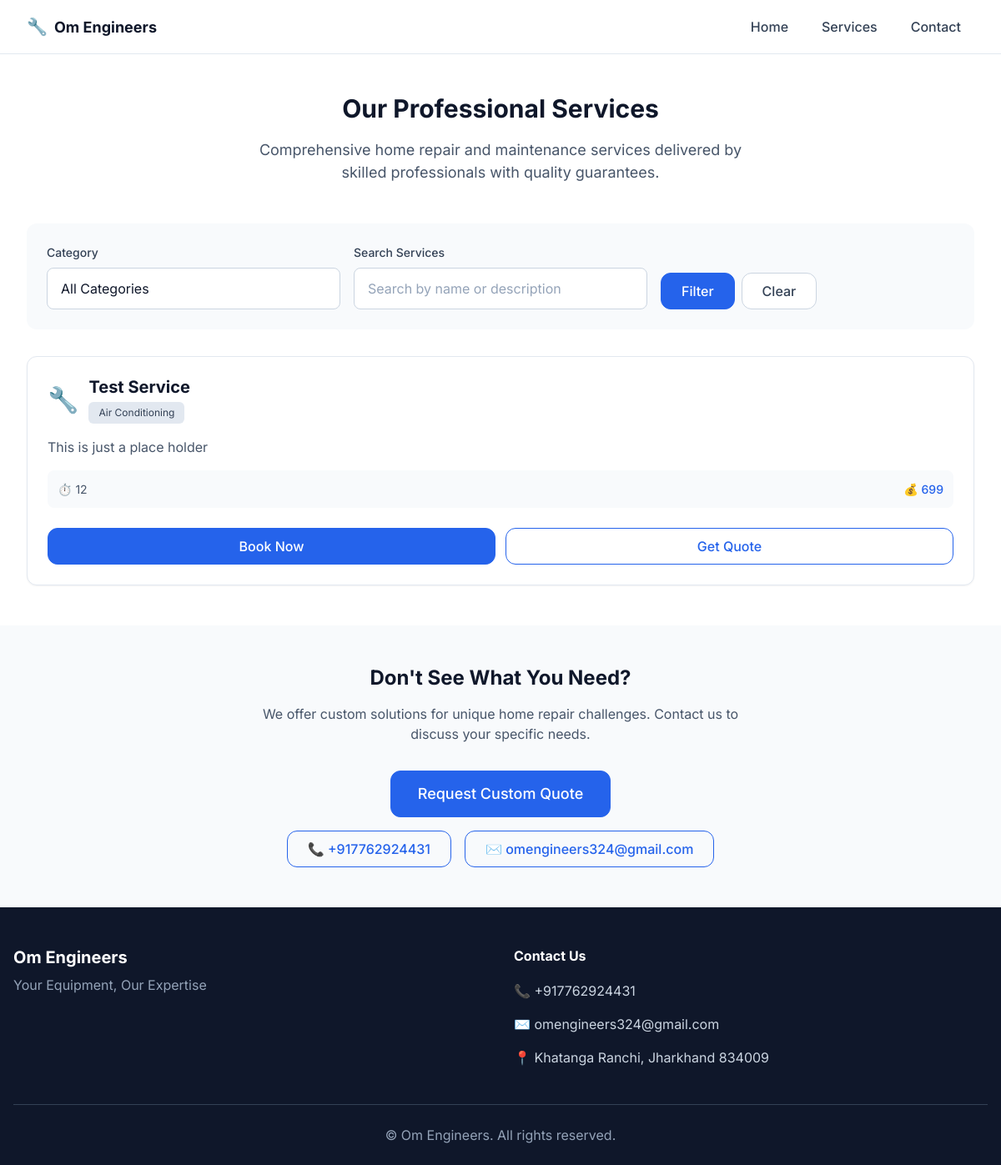
Page /services/ on the committed database.
### models/service_db.py (models this page shows, shortened)
class Service(db.Model):
    __tablename__ = 'services'
    id: Mapped[int] = mapped_column(primary_key=True)
    name: Mapped[str] = mapped_column(String(100), nullable=False)
    description: Mapped[str] = mapped_column(Text, nullable=False)
    category: Mapped[str] = mapped_column(String(50), nullable=False, index=True)
    duration: Mapped[str] = mapped_column(String(50), nullable=False)
    price_range: Mapped[str] = mapped_column(String(50), nullable=False)
    icon: Mapped[str] = mapped_column(String(10), default="🔧")
    is_active: Mapped[bool] = mapped_column(Boolean, default=True, index=True)
    created_at: Mapped[datetime] = mapped_column(DateTime, default=datetime.utcnow)
    updated_at: Mapped[datetime] = mapped_column(DateTime, default=datetime.utcnow, onupdate=datetime.utcnow)
    appointments = db.relationship('Appointment', back_populates='service')
    @classmethod
    def get_all(cls, active_only: bool = True):
        query = cls.query
        if active_only:
            query = query.filter_by(is_active=True)
        return query.all()
    @classmethod
    def get_categories(cls, active_only: bool = True):
        query = db.session.query(cls.category).distinct()
        if active_only:
            query = query.filter_by(is_active=True)
        return [category[0] for category in query.all()]

### routes/services.py (the view)
@services_bp.route('/')
def index():
    category = request.args.get('category', '')
    search = request.args.get('search', '')
    services = Service.get_all()
    if category:
        services = [s for s in services if s.category.lower() == category.lower()]
    if search:
        search_results = Service.search(search)
        services = [s for s in services if s in search_results]
    categories = Service.get_categories()
    return render_template('services/index.html',
                         services=services,
                         categories=categories,
                         current_category=category,
                         current_search=search)

### templates/services/index.html (shortened to what this page needs)
{% extends "base.html" %}
{% block content %}
<div class="section">
    <div class="container">
        <div style="text-align: center; margin-bottom: var(--space-12);">
            <h1>Our Professional Services</h1>
            <p style="color: var(--gray-600); font-size: var(--font-size-lg); max-width: 600px; margin: 0 auto;">
                Comprehensive home repair and maintenance services delivered by skilled professionals with quality guarantees.
            </p>
        </div>
        <div style="background-color: var(--gray-50); padding: var(--space-6); border-radius: var(--border-radius-lg); margin-bottom: var(--space-8);">
            <form method="GET" style="display: grid; gap: var(--space-4); grid-template-columns: repeat(auto-fit, minmax(250px, 1fr));">
                <div>
                    <label for="category" class="form-label">Category</label>
                    <select id="category" name="category" class="form-input">
                        <option value="">All Categories</option>
                    </select>
                </div>
                <div>
                    <label for="search" class="form-label">Search Services</label>
                    <input type="text" id="search" name="search" class="form-input"
                           placeholder="Search by name or description" value="{{ current_search }}">
                </div>
                <div style="display: flex; align-items: end; gap: var(--space-2);">
                    <button type="submit" class="btn btn-primary">Filter</button>
                    <a href="{{ url_for('services.index') }}" class="btn btn-secondary">Clear</a>
                </div>
            </form>
        </div>
        {% if services %}
        <div style="display: grid; gap: var(--space-6); grid-template-columns: repeat(auto-fit, minmax(350px, 1fr));">
            {% for service in services %}
            <div class="card" style="height: 100%; display: flex; flex-direction: column;">
                <div style="display: flex; align-items: center; gap: var(--space-3); margin-bottom: var(--space-4);">
                    <div style="font-size: var(--font-size-3xl);">{{ service.icon }}</div>
                    <div style="flex: 1;">
                        <h3 style="margin-bottom: var(--space-1);">{{ service.name }}</h3>
                        <div style="background-color: var(--gray-200); color: var(--gray-700); padding: var(--space-1) var(--space-3); border-radius: var(--border-radius-sm); font-size: var(--font-size-xs); display: inline-block;">
                            {{ service.category }}
                        </div>
                    </div>
                </div>
                <p style="color: var(--gray-600); margin-bottom: var(--space-4); flex: 1;">
                    {{ service.description }}
                </p>
                <div style="margin-bottom: var(--space-6);">
                    <div style="display: flex; justify-content: space-between; align-items: center; padding: var(--space-3); background-color: var(--gray-50); border-radius: var(--border-radius); font-size: var(--font-size-sm);">
                        <span style="color: var(--gray-600);">
                            ⏱️ {{ service.duration }}
                        </span>
                        <span style="color: var(--primary-color); font-weight: var(--font-weight-medium);">
                            💰 {{ service.price_range }}
                        </span>
                    </div>
                </div>
                <div style="display: flex; gap: var(--space-3); margin-top: auto;">
                    <a href="{{ url_for('main.get_started') }}?service={{ service.id }}" class="btn btn-primary" style="flex: 1;">
                        Book Now
                    </a>
                    <a href="{{ url_for('main.request_quotation') }}?service={{ service.id }}" class="btn btn-outline" style="flex: 1;">
                        Get Quote
                    </a>
                </div>
            </div>
            {% endfor %}
        </div>
        {% endif %}
    </div>
</div>
<section class="section" style="background-color: var(--gray-50);">
    <div class="container">
        <div style="text-align: center; max-width: 600px; margin: 0 auto;">
            <h2>Don't See What You Need?</h2>
            <p style="color: var(--gray-600); margin-bottom: var(--space-8);">
                We offer custom solutions for unique home repair challenges. Contact us to discuss your specific needs.
            </p>
            <div style="display: flex; flex-direction: column; gap: var(--space-4); align-items: center;">
                <a href="{{ url_for('main.request_quotation') }}" class="btn btn-primary btn-lg">
                    Request Custom Quote
                </a>
                <div style="display: flex; gap: var(--space-4); flex-wrap: wrap; justify-content: center;">
                    <a href="tel:{{ config.CONTACT_PHONE }}" class="btn btn-outline">
                        📞 {{ config.CONTACT_PHONE }}
                    </a>
                    <a href="mailto:{{ config.CONTACT_EMAIL }}" class="btn btn-outline">
                        ✉️ {{ config.CONTACT_EMAIL }}
                    </a>
                </div>
            </div>
        </div>
    </div>
</section>
{% endblock %}

### rows in the picture
Service: icon "🔧", name "Test Service", category "Air Conditioning", description "This is just a place holder", duration "12", price_range "699"

### other values in the picture
{{ config.APP_NAME }} "Om Engineers"
{{ config.CONTACT_PHONE }} "+917762924431"
{{ config.CONTACT_EMAIL }} "omengineers324@gmail.com"
{{ config.APP_TAGLINE }} "Your Equipment, Our Expertise"
{{ config.CONTACT_ADDRESS }} "Khatanga Ranchi, Jharkhand 834009"
